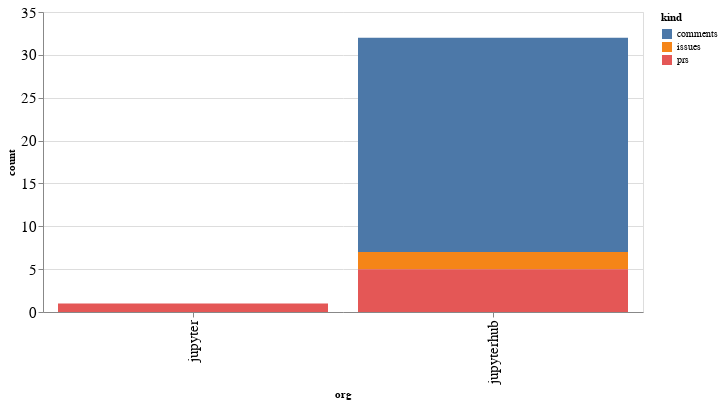

This figure's notebook cell:
### Code cell
alt.Chart(org_summaries, width=600).mark_bar().encode(
    x='org',
    y='count',
    color='kind',
    tooltip="org"
)

### Figure 1 — Vega-Lite specification as saved in the notebook (floating-point values rounded to 4 significant figures)
{"config": {"axisLeft": {"labelFontSize": 15}, "axisBottom": {"labelFontSize": 15}}, "data": {"name": "data-5e7f6b865a37263b9c4fe0aebe72d501"}, "mark": "bar", "encoding": {"color": {"type": "nominal", "field": "kind"}, "tooltip": {"type": "nominal", "field": "org"}, "x": {"type": "nominal", "field": "org"}, "y": {"type": "quantitative", "field": "count"}}, "width": 600, "$schema": "https://vega.github.io/schema/vega-lite/v4.8.1.json", "datasets": {"data-5e7f6b865a37263b9c4fe0aebe72d501": [{"org": "jupyter", "kind": "prs", "count": 1}, {"org": "jupyterhub", "kind": "comments", "count": 25}, {"org": "jupyterhub", "kind": "issues", "count": 2}, {"org": "jupyterhub", "kind": "prs", "count": 5}]}}
